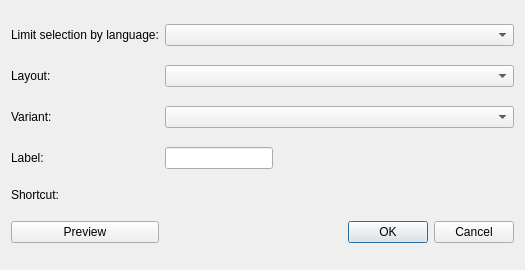
<?xml version="1.0" encoding="UTF-8"?>
<ui version="4.0">
 <class>AddLayoutDialog</class>
 <widget class="QDialog" name="AddLayoutDialog">
  <property name="geometry">
   <rect>
    <x>0</x>
    <y>0</y>
    <width>525</width>
    <height>270</height>
   </rect>
  </property>
  <property name="windowTitle">
   <string>Add Layout</string>
  </property>
  <layout class="QGridLayout" name="gridLayout">
   <item row="0" column="1">
    <widget class="QComboBox" name="languageComboBox">
     <property name="sizePolicy">
      <sizepolicy hsizetype="Expanding" vsizetype="Fixed">
       <horstretch>0</horstretch>
       <verstretch>0</verstretch>
      </sizepolicy>
     </property>
    </widget>
   </item>
   <item row="1" column="0">
    <widget class="QLabel" name="label_2">
     <property name="text">
      <string>Layout:</string>
     </property>
    </widget>
   </item>
   <item row="4" column="1">
    <widget class="QLineEdit" name="labelEdit">
     <property name="sizePolicy">
      <sizepolicy hsizetype="Fixed" vsizetype="Fixed">
       <horstretch>0</horstretch>
       <verstretch>0</verstretch>
      </sizepolicy>
     </property>
    </widget>
   </item>
   <item row="6" column="0">
    <widget class="QLabel" name="labelLabel_2">
     <property name="text">
      <string>Shortcut:</string>
     </property>
    </widget>
   </item>
   <item row="2" column="0">
    <widget class="QLabel" name="label_3">
     <property name="text">
      <string>Variant:</string>
     </property>
    </widget>
   </item>
   <item row="2" column="1">
    <widget class="QComboBox" name="variantComboBox"/>
   </item>
   <item row="4" column="0">
    <widget class="QLabel" name="labelLabel">
     <property name="text">
      <string>Label:</string>
     </property>
    </widget>
   </item>
   <item row="0" column="0">
    <widget class="QLabel" name="label">
     <property name="text">
      <string>Limit selection by language:</string>
     </property>
    </widget>
   </item>
   <item row="6" column="1">
    <widget class="KKeySequenceWidget" name="kkeysequencewidget">
     <property name="sizePolicy">
      <sizepolicy hsizetype="Preferred" vsizetype="Fixed">
       <horstretch>0</horstretch>
       <verstretch>0</verstretch>
      </sizepolicy>
     </property>
    </widget>
   </item>
   <item row="7" column="1">
    <widget class="QDialogButtonBox" name="buttonBox">
     <property name="orientation">
      <enum>Qt::Horizontal</enum>
     </property>
     <property name="standardButtons">
      <set>QDialogButtonBox::Cancel|QDialogButtonBox::Ok</set>
     </property>
    </widget>
   </item>
   <item row="1" column="1">
    <widget class="QComboBox" name="layoutComboBox"/>
   </item>
   <item row="7" column="0">
    <widget class="QPushButton" name="prevbutton">
     <property name="text">
      <string>Preview</string>
     </property>
    </widget>
   </item>
  </layout>
 </widget>
 <customwidgets>
  <customwidget>
   <class>KKeySequenceWidget</class>
   <extends>QWidget</extends>
   <header>kkeysequencewidget.h</header>
  </customwidget>
 </customwidgets>
 <connections>
  <connection>
   <sender>buttonBox</sender>
   <signal>accepted()</signal>
   <receiver>AddLayoutDialog</receiver>
   <slot>accept()</slot>
   <hints>
    <hint type="sourcelabel">
     <x>248</x>
     <y>254</y>
    </hint>
    <hint type="destinationlabel">
     <x>157</x>
     <y>274</y>
    </hint>
   </hints>
  </connection>
  <connection>
   <sender>buttonBox</sender>
   <signal>rejected()</signal>
   <receiver>AddLayoutDialog</receiver>
   <slot>reject()</slot>
   <hints>
    <hint type="sourcelabel">
     <x>316</x>
     <y>260</y>
    </hint>
    <hint type="destinationlabel">
     <x>286</x>
     <y>274</y>
    </hint>
   </hints>
  </connection>
 </connections>
</ui>
